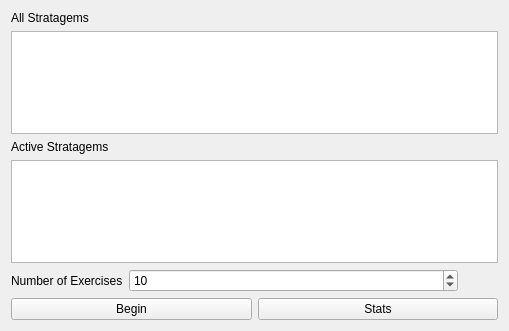
<?xml version="1.0" encoding="UTF-8"?>
<ui version="4.0">
 <class>MainMenu</class>
 <widget class="QWidget" name="MainMenu">
  <property name="geometry">
   <rect>
    <x>0</x>
    <y>0</y>
    <width>509</width>
    <height>331</height>
   </rect>
  </property>
  <property name="windowTitle">
   <string>Stratadex</string>
  </property>
  <layout class="QVBoxLayout" name="verticalLayout_2" stretch="0,0,0,0,0,0">
   <item>
    <widget class="QLabel" name="label_3">
     <property name="text">
      <string>All Stratagems</string>
     </property>
    </widget>
   </item>
   <item>
    <widget class="QListWidget" name="stratListAvailable"/>
   </item>
   <item>
    <widget class="QLabel" name="label_2">
     <property name="text">
      <string>Active Stratagems</string>
     </property>
    </widget>
   </item>
   <item>
    <widget class="QListWidget" name="stratListSelected"/>
   </item>
   <item>
    <layout class="QHBoxLayout" name="horizontalLayout" stretch="0,1,0">
     <item alignment="Qt::AlignmentFlag::AlignHCenter">
      <widget class="QLabel" name="label">
       <property name="text">
        <string>Number of Exercises</string>
       </property>
      </widget>
     </item>
     <item>
      <widget class="QSpinBox" name="numExecSpinBox">
       <property name="maximum">
        <number>500</number>
       </property>
       <property name="value">
        <number>10</number>
       </property>
      </widget>
     </item>
     <item>
      <spacer name="horizontalSpacer">
       <property name="orientation">
        <enum>Qt::Orientation::Horizontal</enum>
       </property>
       <property name="sizeHint" stdset="0">
        <size>
         <width>40</width>
         <height>20</height>
        </size>
       </property>
      </spacer>
     </item>
    </layout>
   </item>
   <item>
    <layout class="QHBoxLayout" name="horizontalLayout_2">
     <item>
      <widget class="QPushButton" name="begin_button">
       <property name="text">
        <string>Begin</string>
       </property>
      </widget>
     </item>
     <item>
      <widget class="QPushButton" name="stats_button">
       <property name="text">
        <string>Stats</string>
       </property>
      </widget>
     </item>
    </layout>
   </item>
  </layout>
 </widget>
 <resources/>
 <connections/>
</ui>
